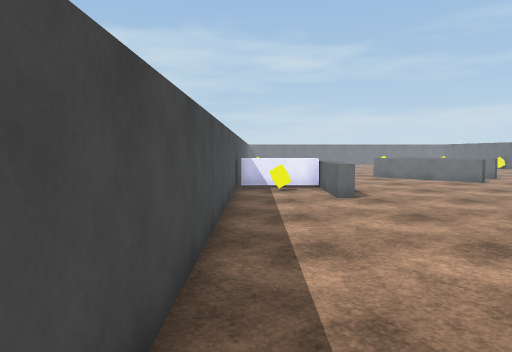
[1] (above)

18 first-person views from a walk through a scene from a Unity 3-D project. The camera is 1.4 m above the floor, tilts 4° down and sees 70° across. The floor is counted in squares, 1 m on a side. Each view is taken from the middle of a square. On the plan, view 1 faces up. The plan holds only what a view shows up to about 16 squares ahead; the rest is blank. The place goes on beyond the plan. The player character is not drawn. Surface patterns are stand-ins for the level's own textures.

[2]
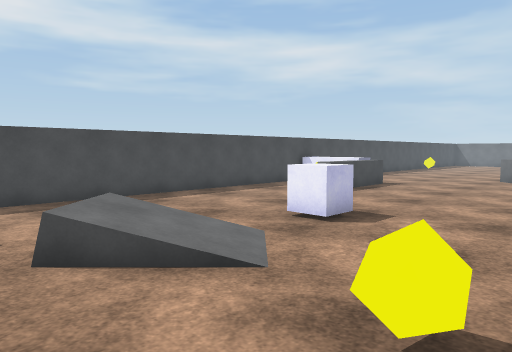

[3]
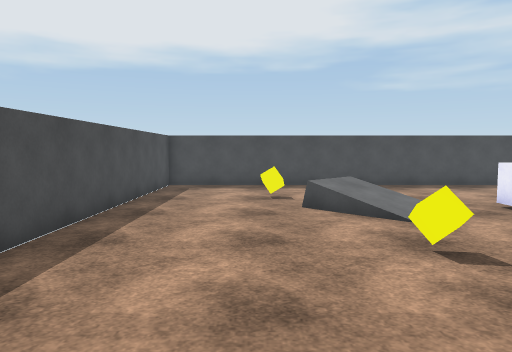

[4]
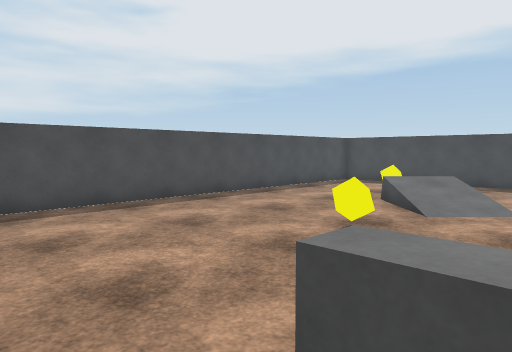

[5]
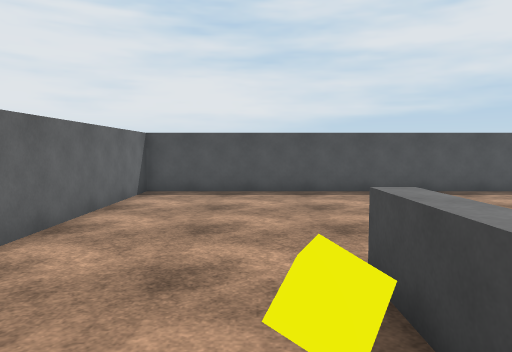

[6]
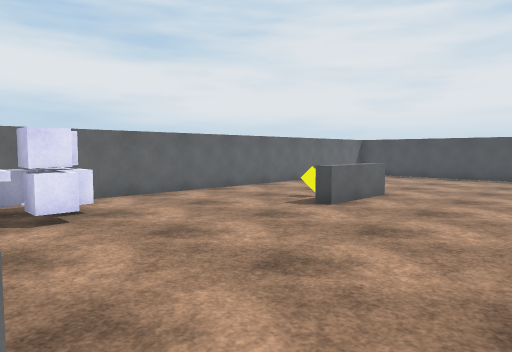

[7]
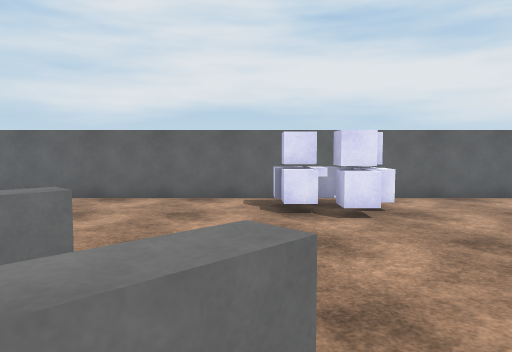

[8]
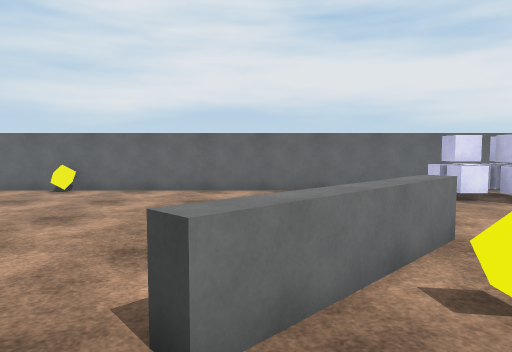

[9]
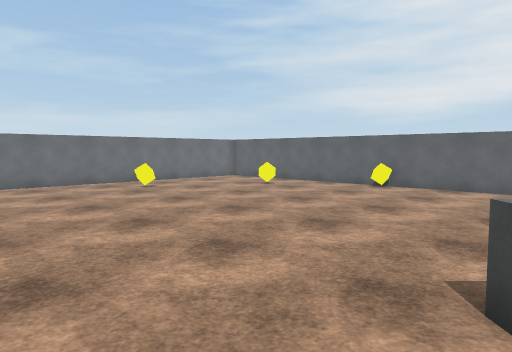

[10]
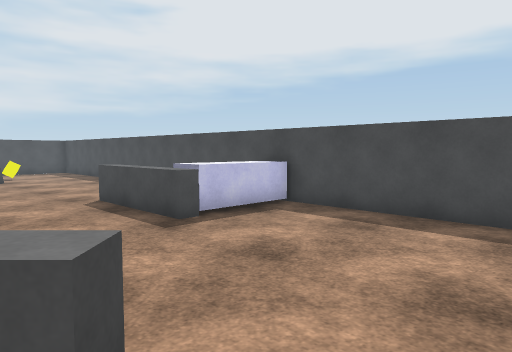

[11]
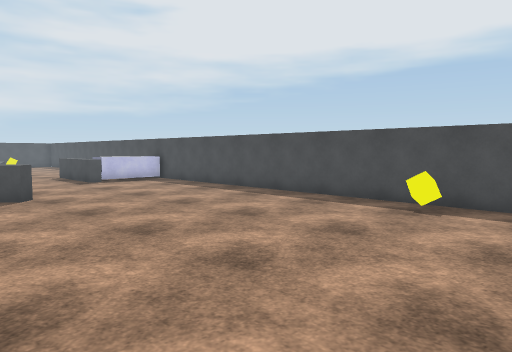

[12]
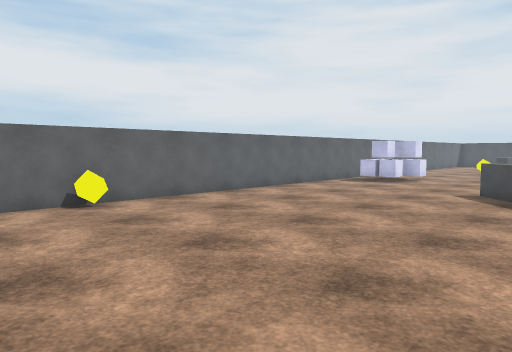

[13]
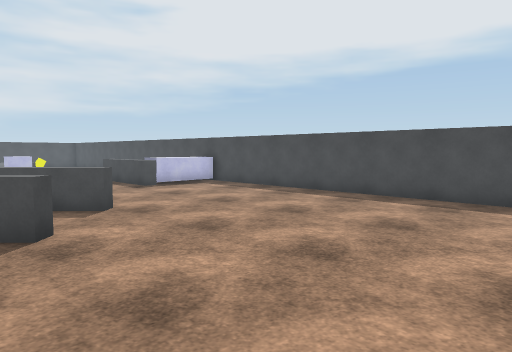

[14]
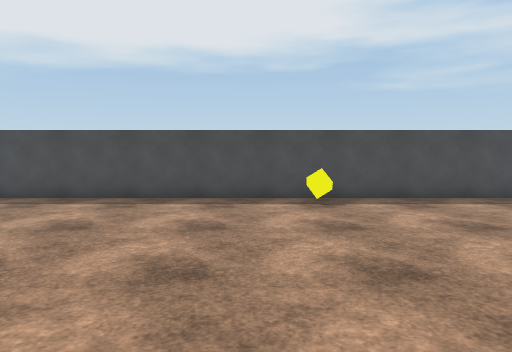

[15]
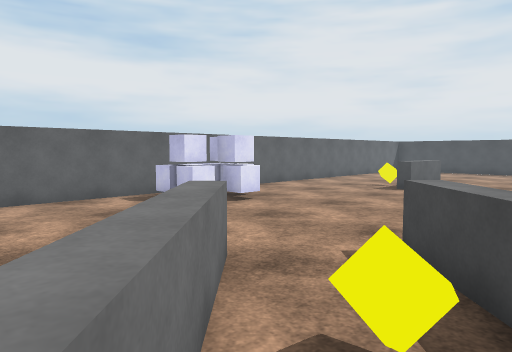

[16]
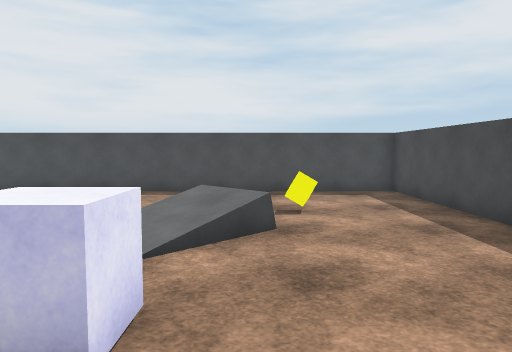

[17]
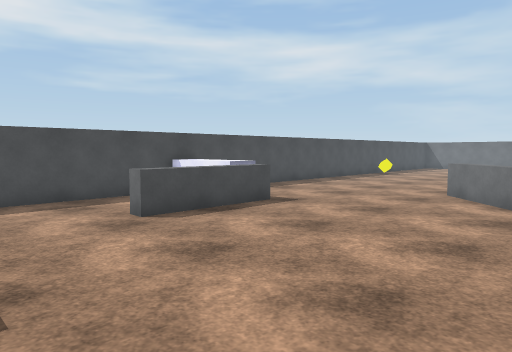

[18]
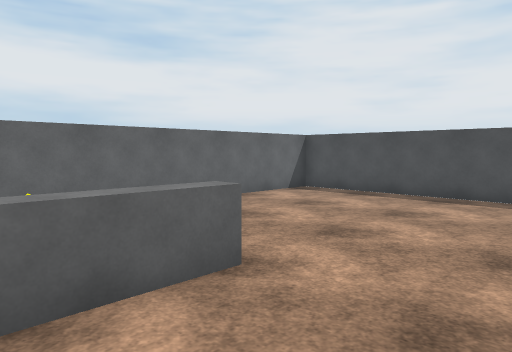

### Floor plan
Points are (right, up) in squares from view 1. A wall is a line through its corners. A room is listed if a view was taken in it or the views show most of it. See-through windows are left out.
Room 1 (views 1, 2, 3, 4, 5, 6, 7, 8, 9, 10, 11, 12, 13, 14, 15, 16, 17, 18)
walls: (2.4, 13.6) (-0.6, 13.6); (2.3, 14.8) (2.3, 13.6); (-0.6, 14.6) (2.9, 14.6); (18.7, 28.4) (18.7, 30); (-0.8, 31.5) (-0.8, -3.5) (18.7, -3.5) (18.7, 27.6)
low walls: (8.2, 17.2) (6.2, 19.2) (6.5, 19.6) (10.1, 16.1) (9.7, 15.7) (8.8, 16.7); (11.7, 17.8) (8.2, 21.3) (8.6, 21.6) (8.9, 21.4); (11, 19.3) (12.1, 18.2); (2.9, 14.6) (2.9, 10.7) (2.4, 10.7) (2.4, 12); (2.4, 13) (2.4, 13.6); (2.4, 12.1) (2.4, 12.9); (13.7, 6.6) (13.7, 5); (13.2, 4.9) (13.2, 8) (13.8, 8); (4.1, 3.1) (4.5, 3.4); (5.5, 1.6) (5, 1.1)
objects: yellow cube (0, 28); yellow cube (1, 13); yellow cube (3, 1); cube (5, 6) to (6, 7); yellow cube (9, 3); yellow cube (9, 19); yellow cube (14, 7); cube (16, 13); cube (16, 14); cube (16, 15); yellow cube (16, 31); cube (17, 13) to (17, 14); cube (17, 15); cube (18, 13); cube (18, 14); yellow cube (18, 28) to (19, 28)

Where each view was taken, in squares from view 1:
view 1: 0 up, 0 right, facing up
view 2: 0 up, 10 right, facing up-left
view 3: 0 up, 14 right, facing left
view 4: 6 up, 15 right, facing down-left
view 5: 9 up, 15 right, facing down
view 6: 16 up, 8 right, facing down-right
view 7: 16 up, 8 right, facing right
view 8: 21 up, 6 right, facing right
view 9: 21 up, 5 right, facing up-right
view 10: 21 up, 7 right, facing down-left
view 11: 31 up, 9 right, facing down-left
view 12: 31 up, 9 right, facing down-right
view 13: 28 up, 10 right, facing down-left
view 14: 26 up, 10 right, facing left
view 15: 21 up, 8 right, facing down-right
view 16: 9 up, 4 right, facing down
view 17: 7 up, 10 right, facing up-left
view 18: 8 up, 10 right, facing down-right
